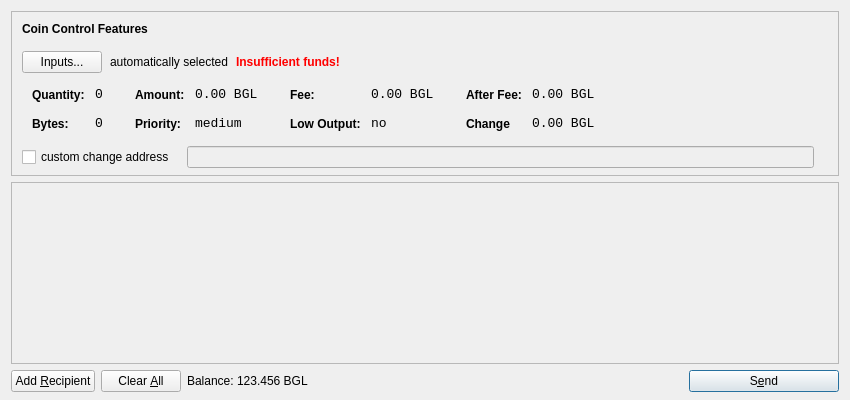
<?xml version="1.0" encoding="UTF-8"?>
<ui version="4.0">
 <class>SendCoinsDialog</class>
 <widget class="QDialog" name="SendCoinsDialog">
  <property name="geometry">
   <rect>
    <x>0</x>
    <y>0</y>
    <width>850</width>
    <height>400</height>
   </rect>
  </property>
  <property name="windowTitle">
   <string>Send Coins</string>
  </property>
  <layout class="QVBoxLayout" name="verticalLayout" stretch="0,1,0">
   <property name="bottomMargin">
    <number>8</number>
   </property>
   <item>
    <widget class="QFrame" name="frameCoinControl">
     <property name="sizePolicy">
      <sizepolicy hsizetype="Expanding" vsizetype="Expanding">
       <horstretch>0</horstretch>
       <verstretch>0</verstretch>
      </sizepolicy>
     </property>
     <property name="maximumSize">
      <size>
       <width>16777215</width>
       <height>16777215</height>
      </size>
     </property>
     <property name="frameShape">
      <enum>QFrame::StyledPanel</enum>
     </property>
     <property name="frameShadow">
      <enum>QFrame::Sunken</enum>
     </property>
     <layout class="QVBoxLayout" name="verticalLayoutCoinControl2">
      <property name="spacing">
       <number>-1</number>
      </property>
      <property name="leftMargin">
       <number>0</number>
      </property>
      <property name="topMargin">
       <number>0</number>
      </property>
      <property name="rightMargin">
       <number>0</number>
      </property>
      <property name="bottomMargin">
       <number>6</number>
      </property>
      <item>
       <layout class="QVBoxLayout" name="verticalLayoutCoinControl" stretch="0,0,0,0,1">
        <property name="spacing">
         <number>0</number>
        </property>
        <property name="leftMargin">
         <number>10</number>
        </property>
        <property name="topMargin">
         <number>10</number>
        </property>
        <item>
         <layout class="QHBoxLayout" name="horizontalLayoutCoinControl1">
          <property name="bottomMargin">
           <number>15</number>
          </property>
          <item>
           <widget class="QLabel" name="labelCoinControlFeatures">
            <property name="sizePolicy">
             <sizepolicy hsizetype="Preferred" vsizetype="Maximum">
              <horstretch>0</horstretch>
              <verstretch>0</verstretch>
             </sizepolicy>
            </property>
            <property name="font">
             <font>
              <weight>75</weight>
              <bold>true</bold>
             </font>
            </property>
            <property name="styleSheet">
             <string notr="true">font-weight:bold;</string>
            </property>
            <property name="text">
             <string>Coin Control Features</string>
            </property>
           </widget>
          </item>
         </layout>
        </item>
        <item>
         <layout class="QHBoxLayout" name="horizontalLayoutCoinControl2" stretch="0,0,0,0">
          <property name="spacing">
           <number>8</number>
          </property>
          <property name="bottomMargin">
           <number>10</number>
          </property>
          <item>
           <widget class="QPushButton" name="pushButtonCoinControl">
            <property name="styleSheet">
             <string notr="true"/>
            </property>
            <property name="text">
             <string>Inputs...</string>
            </property>
           </widget>
          </item>
          <item>
           <widget class="QLabel" name="labelCoinControlAutomaticallySelected">
            <property name="text">
             <string>automatically selected</string>
            </property>
            <property name="margin">
             <number>5</number>
            </property>
           </widget>
          </item>
          <item>
           <widget class="QLabel" name="labelCoinControlInsuffFunds">
            <property name="font">
             <font>
              <weight>75</weight>
              <bold>true</bold>
             </font>
            </property>
            <property name="styleSheet">
             <string notr="true">color:red;font-weight:bold;</string>
            </property>
            <property name="text">
             <string>Insufficient funds!</string>
            </property>
            <property name="margin">
             <number>5</number>
            </property>
           </widget>
          </item>
          <item>
           <spacer name="horizontalSpacerCoinControl">
            <property name="orientation">
             <enum>Qt::Horizontal</enum>
            </property>
            <property name="sizeHint" stdset="0">
             <size>
              <width>40</width>
              <height>1</height>
             </size>
            </property>
           </spacer>
          </item>
         </layout>
        </item>
        <item>
         <widget class="QWidget" name="widgetCoinControl" native="true">
          <property name="sizePolicy">
           <sizepolicy hsizetype="Preferred" vsizetype="Preferred">
            <horstretch>0</horstretch>
            <verstretch>0</verstretch>
           </sizepolicy>
          </property>
          <property name="minimumSize">
           <size>
            <width>0</width>
            <height>0</height>
           </size>
          </property>
          <property name="styleSheet">
           <string notr="true"/>
          </property>
          <layout class="QHBoxLayout" name="horizontalLayoutCoinControl5">
           <property name="margin">
            <number>0</number>
           </property>
           <item>
            <layout class="QHBoxLayout" name="horizontalLayoutCoinControl3" stretch="0,0,0,1">
             <property name="spacing">
              <number>20</number>
             </property>
             <property name="topMargin">
              <number>0</number>
             </property>
             <property name="bottomMargin">
              <number>10</number>
             </property>
             <item>
              <layout class="QFormLayout" name="formLayoutCoinControl1">
               <property name="horizontalSpacing">
                <number>10</number>
               </property>
               <property name="verticalSpacing">
                <number>14</number>
               </property>
               <property name="leftMargin">
                <number>10</number>
               </property>
               <property name="topMargin">
                <number>4</number>
               </property>
               <property name="rightMargin">
                <number>6</number>
               </property>
               <item row="0" column="0">
                <widget class="QLabel" name="labelCoinControlQuantityText">
                 <property name="styleSheet">
                  <string notr="true">font-weight:bold;</string>
                 </property>
                 <property name="text">
                  <string>Quantity:</string>
                 </property>
                 <property name="margin">
                  <number>0</number>
                 </property>
                </widget>
               </item>
               <item row="0" column="1">
                <widget class="QLabel" name="labelCoinControlQuantity">
                 <property name="font">
                  <font>
                   <family>Monospace</family>
                   <pointsize>10</pointsize>
                  </font>
                 </property>
                 <property name="cursor">
                  <cursorShape>IBeamCursor</cursorShape>
                 </property>
                 <property name="contextMenuPolicy">
                  <enum>Qt::ActionsContextMenu</enum>
                 </property>
                 <property name="text">
                  <string>0</string>
                 </property>
                 <property name="margin">
                  <number>0</number>
                 </property>
                 <property name="textInteractionFlags">
                  <set>Qt::LinksAccessibleByMouse|Qt::TextSelectableByKeyboard|Qt::TextSelectableByMouse</set>
                 </property>
                </widget>
               </item>
               <item row="1" column="0">
                <widget class="QLabel" name="labelCoinControlBytesText">
                 <property name="styleSheet">
                  <string notr="true">font-weight:bold;</string>
                 </property>
                 <property name="text">
                  <string>Bytes:</string>
                 </property>
                </widget>
               </item>
               <item row="1" column="1">
                <widget class="QLabel" name="labelCoinControlBytes">
                 <property name="font">
                  <font>
                   <family>Monospace</family>
                   <pointsize>10</pointsize>
                  </font>
                 </property>
                 <property name="cursor">
                  <cursorShape>IBeamCursor</cursorShape>
                 </property>
                 <property name="contextMenuPolicy">
                  <enum>Qt::ActionsContextMenu</enum>
                 </property>
                 <property name="text">
                  <string>0</string>
                 </property>
                 <property name="textInteractionFlags">
                  <set>Qt::LinksAccessibleByMouse|Qt::TextSelectableByKeyboard|Qt::TextSelectableByMouse</set>
                 </property>
                </widget>
               </item>
              </layout>
             </item>
             <item>
              <layout class="QFormLayout" name="formLayoutCoinControl2">
               <property name="horizontalSpacing">
                <number>10</number>
               </property>
               <property name="verticalSpacing">
                <number>14</number>
               </property>
               <property name="leftMargin">
                <number>6</number>
               </property>
               <property name="topMargin">
                <number>4</number>
               </property>
               <property name="rightMargin">
                <number>6</number>
               </property>
               <item row="0" column="0">
                <widget class="QLabel" name="labelCoinControlAmountText">
                 <property name="styleSheet">
                  <string notr="true">font-weight:bold;</string>
                 </property>
                 <property name="text">
                  <string>Amount:</string>
                 </property>
                 <property name="margin">
                  <number>0</number>
                 </property>
                </widget>
               </item>
               <item row="0" column="1">
                <widget class="QLabel" name="labelCoinControlAmount">
                 <property name="font">
                  <font>
                   <family>Monospace</family>
                   <pointsize>10</pointsize>
                  </font>
                 </property>
                 <property name="cursor">
                  <cursorShape>IBeamCursor</cursorShape>
                 </property>
                 <property name="contextMenuPolicy">
                  <enum>Qt::ActionsContextMenu</enum>
                 </property>
                 <property name="text">
                  <string>0.00 BGL</string>
                 </property>
                 <property name="textInteractionFlags">
                  <set>Qt::LinksAccessibleByMouse|Qt::TextSelectableByKeyboard|Qt::TextSelectableByMouse</set>
                 </property>
                </widget>
               </item>
               <item row="1" column="0">
                <widget class="QLabel" name="labelCoinControlPriorityText">
                 <property name="styleSheet">
                  <string notr="true">font-weight:bold;</string>
                 </property>
                 <property name="text">
                  <string>Priority:</string>
                 </property>
                </widget>
               </item>
               <item row="1" column="1">
                <widget class="QLabel" name="labelCoinControlPriority">
                 <property name="font">
                  <font>
                   <family>Monospace</family>
                   <pointsize>10</pointsize>
                  </font>
                 </property>
                 <property name="cursor">
                  <cursorShape>IBeamCursor</cursorShape>
                 </property>
                 <property name="contextMenuPolicy">
                  <enum>Qt::ActionsContextMenu</enum>
                 </property>
                 <property name="text">
                  <string>medium</string>
                 </property>
                 <property name="textInteractionFlags">
                  <set>Qt::LinksAccessibleByMouse|Qt::TextSelectableByKeyboard|Qt::TextSelectableByMouse</set>
                 </property>
                </widget>
               </item>
              </layout>
             </item>
             <item>
              <layout class="QFormLayout" name="formLayoutCoinControl3">
               <property name="horizontalSpacing">
                <number>10</number>
               </property>
               <property name="verticalSpacing">
                <number>14</number>
               </property>
               <property name="leftMargin">
                <number>6</number>
               </property>
               <property name="topMargin">
                <number>4</number>
               </property>
               <property name="rightMargin">
                <number>6</number>
               </property>
               <item row="0" column="0">
                <widget class="QLabel" name="labelCoinControlFeeText">
                 <property name="styleSheet">
                  <string notr="true">font-weight:bold;</string>
                 </property>
                 <property name="text">
                  <string>Fee:</string>
                 </property>
                 <property name="margin">
                  <number>0</number>
                 </property>
                </widget>
               </item>
               <item row="0" column="1">
                <widget class="QLabel" name="labelCoinControlFee">
                 <property name="font">
                  <font>
                   <family>Monospace</family>
                   <pointsize>10</pointsize>
                  </font>
                 </property>
                 <property name="cursor">
                  <cursorShape>IBeamCursor</cursorShape>
                 </property>
                 <property name="contextMenuPolicy">
                  <enum>Qt::ActionsContextMenu</enum>
                 </property>
                 <property name="text">
                  <string>0.00 BGL</string>
                 </property>
                 <property name="textInteractionFlags">
                  <set>Qt::LinksAccessibleByMouse|Qt::TextSelectableByKeyboard|Qt::TextSelectableByMouse</set>
                 </property>
                </widget>
               </item>
               <item row="1" column="0">
                <widget class="QLabel" name="labelCoinControlLowOutputText">
                 <property name="styleSheet">
                  <string notr="true">font-weight:bold;</string>
                 </property>
                 <property name="text">
                  <string>Low Output:</string>
                 </property>
                </widget>
               </item>
               <item row="1" column="1">
                <widget class="QLabel" name="labelCoinControlLowOutput">
                 <property name="font">
                  <font>
                   <family>Monospace</family>
                   <pointsize>10</pointsize>
                  </font>
                 </property>
                 <property name="cursor">
                  <cursorShape>IBeamCursor</cursorShape>
                 </property>
                 <property name="contextMenuPolicy">
                  <enum>Qt::ActionsContextMenu</enum>
                 </property>
                 <property name="text">
                  <string>no</string>
                 </property>
                 <property name="textInteractionFlags">
                  <set>Qt::LinksAccessibleByMouse|Qt::TextSelectableByKeyboard|Qt::TextSelectableByMouse</set>
                 </property>
                </widget>
               </item>
              </layout>
             </item>
             <item>
              <layout class="QFormLayout" name="formLayoutCoinControl4">
               <property name="horizontalSpacing">
                <number>10</number>
               </property>
               <property name="verticalSpacing">
                <number>14</number>
               </property>
               <property name="leftMargin">
                <number>6</number>
               </property>
               <property name="topMargin">
                <number>4</number>
               </property>
               <property name="rightMargin">
                <number>6</number>
               </property>
               <item row="0" column="0">
                <widget class="QLabel" name="labelCoinControlAfterFeeText">
                 <property name="styleSheet">
                  <string notr="true">font-weight:bold;</string>
                 </property>
                 <property name="text">
                  <string>After Fee:</string>
                 </property>
                 <property name="margin">
                  <number>0</number>
                 </property>
                </widget>
               </item>
               <item row="0" column="1">
                <widget class="QLabel" name="labelCoinControlAfterFee">
                 <property name="font">
                  <font>
                   <family>Monospace</family>
                   <pointsize>10</pointsize>
                  </font>
                 </property>
                 <property name="cursor">
                  <cursorShape>IBeamCursor</cursorShape>
                 </property>
                 <property name="contextMenuPolicy">
                  <enum>Qt::ActionsContextMenu</enum>
                 </property>
                 <property name="text">
                  <string>0.00 BGL</string>
                 </property>
                 <property name="textInteractionFlags">
                  <set>Qt::LinksAccessibleByMouse|Qt::TextSelectableByKeyboard|Qt::TextSelectableByMouse</set>
                 </property>
                </widget>
               </item>
               <item row="1" column="0">
                <widget class="QLabel" name="labelCoinControlChangeText">
                 <property name="styleSheet">
                  <string notr="true">font-weight:bold;</string>
                 </property>
                 <property name="text">
                  <string>Change</string>
                 </property>
                </widget>
               </item>
               <item row="1" column="1">
                <widget class="QLabel" name="labelCoinControlChange">
                 <property name="font">
                  <font>
                   <family>Monospace</family>
                   <pointsize>10</pointsize>
                  </font>
                 </property>
                 <property name="cursor">
                  <cursorShape>IBeamCursor</cursorShape>
                 </property>
                 <property name="contextMenuPolicy">
                  <enum>Qt::ActionsContextMenu</enum>
                 </property>
                 <property name="text">
                  <string>0.00 BGL</string>
                 </property>
                 <property name="textInteractionFlags">
                  <set>Qt::LinksAccessibleByMouse|Qt::TextSelectableByKeyboard|Qt::TextSelectableByMouse</set>
                 </property>
                </widget>
               </item>
              </layout>
             </item>
            </layout>
           </item>
          </layout>
         </widget>
        </item>
        <item>
         <layout class="QHBoxLayout" name="horizontalLayoutCoinControl4" stretch="0,0,0">
          <property name="spacing">
           <number>12</number>
          </property>
          <property name="sizeConstraint">
           <enum>QLayout::SetDefaultConstraint</enum>
          </property>
          <property name="topMargin">
           <number>5</number>
          </property>
          <property name="rightMargin">
           <number>5</number>
          </property>
          <item>
           <widget class="QCheckBox" name="checkBoxCoinControlChange">
            <property name="text">
             <string>custom change address</string>
            </property>
           </widget>
          </item>
          <item>
           <widget class="QLineEdit" name="lineEditCoinControlChange">
            <property name="enabled">
             <bool>false</bool>
            </property>
            <property name="sizePolicy">
             <sizepolicy hsizetype="Expanding" vsizetype="Fixed">
              <horstretch>0</horstretch>
              <verstretch>0</verstretch>
             </sizepolicy>
            </property>
           </widget>
          </item>
          <item>
           <widget class="QLabel" name="labelCoinControlChangeLabel">
            <property name="sizePolicy">
             <sizepolicy hsizetype="Preferred" vsizetype="Expanding">
              <horstretch>0</horstretch>
              <verstretch>0</verstretch>
             </sizepolicy>
            </property>
            <property name="minimumSize">
             <size>
              <width>0</width>
              <height>0</height>
             </size>
            </property>
            <property name="text">
             <string/>
            </property>
            <property name="margin">
             <number>3</number>
            </property>
           </widget>
          </item>
         </layout>
        </item>
        <item>
         <spacer name="verticalSpacerCoinControl">
          <property name="orientation">
           <enum>Qt::Vertical</enum>
          </property>
          <property name="sizeHint" stdset="0">
           <size>
            <width>800</width>
            <height>1</height>
           </size>
          </property>
         </spacer>
        </item>
       </layout>
      </item>
     </layout>
    </widget>
   </item>
   <item>
    <widget class="QScrollArea" name="scrollArea">
     <property name="widgetResizable">
      <bool>true</bool>
     </property>
     <widget class="QWidget" name="scrollAreaWidgetContents">
      <property name="geometry">
       <rect>
        <x>0</x>
        <y>0</y>
        <width>830</width>
        <height>165</height>
       </rect>
      </property>
      <layout class="QVBoxLayout" name="verticalLayout_2">
       <property name="margin">
        <number>0</number>
       </property>
       <item>
        <layout class="QVBoxLayout" name="entries">
         <property name="spacing">
          <number>6</number>
         </property>
        </layout>
       </item>
       <item>
        <spacer name="verticalSpacer">
         <property name="orientation">
          <enum>Qt::Vertical</enum>
         </property>
         <property name="sizeHint" stdset="0">
          <size>
           <width>20</width>
           <height>40</height>
          </size>
         </property>
        </spacer>
       </item>
      </layout>
     </widget>
    </widget>
   </item>
   <item>
    <layout class="QHBoxLayout" name="horizontalLayout">
     <item>
      <widget class="QPushButton" name="addButton">
       <property name="toolTip">
        <string>Send to multiple recipients at once</string>
       </property>
       <property name="text">
        <string>Add &amp;Recipient</string>
       </property>
       <property name="icon">
        <iconset resource="../bitcoin.qrc">
         <normaloff>:/icons/add</normaloff>:/icons/add</iconset>
       </property>
       <property name="autoDefault">
        <bool>false</bool>
       </property>
      </widget>
     </item>
     <item>
      <widget class="QPushButton" name="clearButton">
       <property name="sizePolicy">
        <sizepolicy hsizetype="Minimum" vsizetype="Fixed">
         <horstretch>0</horstretch>
         <verstretch>0</verstretch>
        </sizepolicy>
       </property>
       <property name="toolTip">
        <string>Remove all transaction fields</string>
       </property>
       <property name="text">
        <string>Clear &amp;All</string>
       </property>
       <property name="icon">
        <iconset resource="../bitcoin.qrc">
         <normaloff>:/icons/remove</normaloff>:/icons/remove</iconset>
       </property>
       <property name="autoRepeatDelay">
        <number>300</number>
       </property>
       <property name="autoDefault">
        <bool>false</bool>
       </property>
      </widget>
     </item>
     <item>
      <layout class="QHBoxLayout" name="horizontalLayout_2">
       <property name="spacing">
        <number>3</number>
       </property>
       <item>
        <widget class="QLabel" name="label">
         <property name="text">
          <string>Balance:</string>
         </property>
        </widget>
       </item>
       <item>
        <widget class="QLabel" name="labelBalance">
         <property name="cursor">
          <cursorShape>IBeamCursor</cursorShape>
         </property>
         <property name="text">
          <string>123.456 BGL</string>
         </property>
         <property name="textInteractionFlags">
          <set>Qt::LinksAccessibleByMouse|Qt::TextSelectableByKeyboard|Qt::TextSelectableByMouse</set>
         </property>
        </widget>
       </item>
      </layout>
     </item>
     <item>
      <spacer name="horizontalSpacer">
       <property name="orientation">
        <enum>Qt::Horizontal</enum>
       </property>
       <property name="sizeHint" stdset="0">
        <size>
         <width>40</width>
         <height>20</height>
        </size>
       </property>
      </spacer>
     </item>
     <item>
      <widget class="QPushButton" name="sendButton">
       <property name="minimumSize">
        <size>
         <width>150</width>
         <height>0</height>
        </size>
       </property>
       <property name="toolTip">
        <string>Confirm the send action</string>
       </property>
       <property name="text">
        <string>S&amp;end</string>
       </property>
       <property name="icon">
        <iconset resource="../bitcoin.qrc">
         <normaloff>:/icons/send</normaloff>:/icons/send</iconset>
       </property>
       <property name="default">
        <bool>true</bool>
       </property>
      </widget>
     </item>
    </layout>
   </item>
  </layout>
 </widget>
 <resources>
  <include location="../bitcoin.qrc"/>
 </resources>
 <connections/>
</ui>
